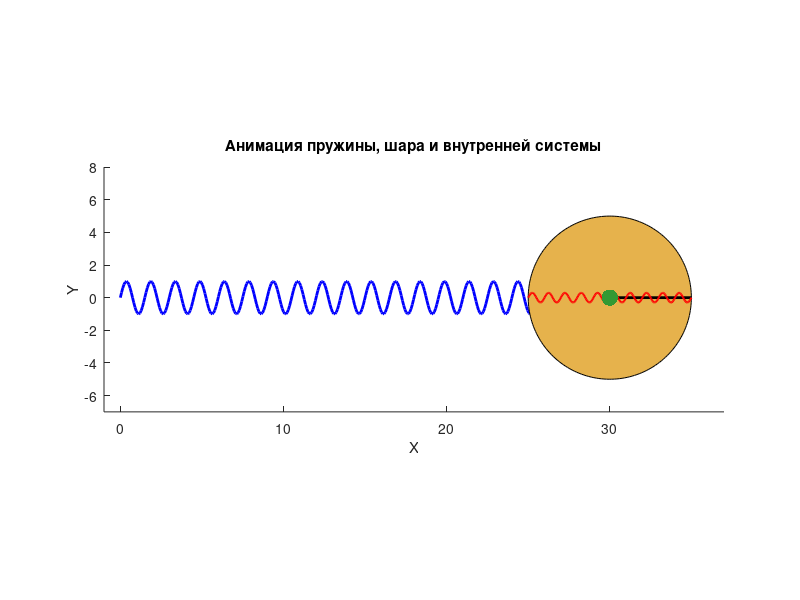

Write the MATLAB code that produced this figure.
clear; clc; close all;

% === ПАРАМЕТРЫ ===
% Внешняя пружина и шар
n_coils_ext   = 20;        % витков внешней пружины
x_length_max  = 30;        % максимальная длина пружины
amp_ext       = 1;         % амплитуда «волны» пружины
R_ball        = 5;         % радиус большого шара

% Анимация: сжатие → разжатие
frames        = 200;                          
comp_half     = linspace(1, 0.4, frames/2);   
comp_full     = [comp_half, fliplr(comp_half)]; 

% Внутренняя система (внутри шара)
r_local       = R_ball;    % полуразмер «диаметра»  
n_coils_int   = 10;        % витков внутренних пружин
amp_int       = 0.3;       % визуальная амплитуда внутренних пружин
c             = 20;        % жесткость (для физики, не для визуализации)
mA            = 1;         % масса грузика
g             = 9.81;      % ускорение свободного падения

% === ПОДГОТОВКА ЛОКАЛЬНЫХ ПРУЖИН (не меняются во времени) ===
s = linspace(-r_local, +r_local, 200)';                          % 200×1
coil_wave = amp_int * sin(2*pi*n_coils_int * (s + r_local)/(2*r_local));
mid = numel(s)/2;
spring1_local = [ s(1:mid),     coil_wave(1:mid)   ];           % от -r до 0
spring2_local = [ s(mid:end),   coil_wave(mid:end) ];           % от  0 до +r

% === ИНИЦИАЛИЗАЦИЯ ===
prev_L = x_length_max * comp_full(1);
phi    = 0;

% === ОКНО РИСОВАНИЯ ===
figure('Color','w');
axis equal;
axis([-1, x_length_max+R_ball+2, -R_ball-2, amp_ext+R_ball+2]);
hold on;
xlabel('X'); ylabel('Y');
title('Анимация пружины, шара и внутренней системы');

% === ЦИКЛ АНИМАЦИИ ===
for i = 1:numel(comp_full)
    cla;
    
    % 1) Сжатие/разжатие внешней пружины и катящийся шар
    L   = x_length_max * comp_full(i);
    dL  = L - prev_L;
    phi = phi - dL / R_ball;   % обновляем угол прокатывания
    prev_L = L;
    
    % — рисуем внешнюю пружину —
    x_ext = linspace(0, L, n_coils_ext*20);
    y_ext = amp_ext * sin(2*pi*n_coils_ext * x_ext / L);
    plot(x_ext, y_ext, 'b', 'LineWidth', 2);
    
    % — рисуем шар и маркер прокатывания —
    Xc = L;  Yc = 0;
    th = linspace(0,2*pi,200);
    fill(Xc + R_ball*cos(th), Yc + R_ball*sin(th), [0.9,0.7,0.3], 'EdgeColor','k');
    plot([Xc, Xc + R_ball*cos(phi)], [Yc, Yc + R_ball*sin(phi)], ...
         'k-', 'LineWidth', 2);
    
    % 2) Внутренняя система жестко прикреплена внутри шара
    % смещение грузика A вдоль локальной оси
    x_rel = (mA * g) / (2 * c) * sin(phi);
    
    % сдвигаем локальные пружины и точку A на половину смещения
    spring1 = spring1_local + [ +x_rel/2, 0 ];
    spring2 = spring2_local + [ -x_rel/2, 0 ];
    P_A_local = [ +x_rel/2, 0 ];
    
    % поворот локальной системы на угол phi и перенос в (Xc,Yc)
    rotateXY = @(XY) [ XY(:,1)*cos(phi) - XY(:,2)*sin(phi), ...
                       XY(:,1)*sin(phi) + XY(:,2)*cos(phi) ];
                   
    glob1 = rotateXY(spring1) + [Xc, Yc];
    glob2 = rotateXY(spring2) + [Xc, Yc];
    A_glob = ([P_A_local] * [cos(phi), -sin(phi); sin(phi), cos(phi)]) + [Xc, Yc];
    
    % рисуем внутренние пружины
    plot(glob1(:,1), glob1(:,2), 'r', 'LineWidth', 1.5);
    plot(glob2(:,1), glob2(:,2), 'r', 'LineWidth', 1.5);
    
    % рисуем грузик A
    R_A = 0.5;
    thA = linspace(0,2*pi,50);
    fill(A_glob(1) + R_A*cos(thA), A_glob(2) + R_A*sin(thA), ...
         [0.2,0.6,0.2], 'EdgeColor','none');
    
    drawnow;
    pause(0.02);
end
